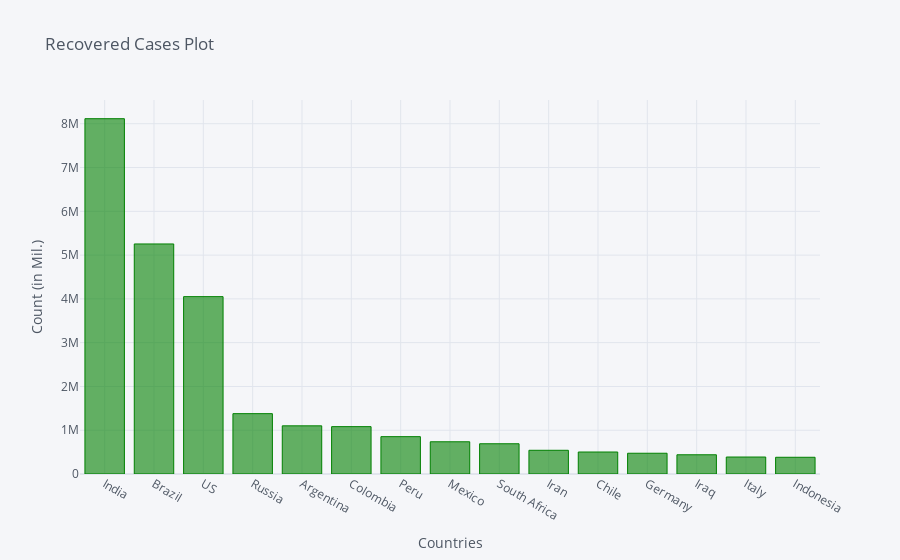

The code cell stored with this chart in its notebook:
### Code cell
recovered_df2_plot.iplot(kind='bar', x='Country/Region', y='11/12/20',color='green',
                         title='Recovered Cases Plot',xTitle='Countries',yTitle='Count (in Mil.)')

### Figure 1 — Plotly figure (JSON) as saved in the notebook; plotly's stock layout.template omitted (floating-point values rounded to 4 significant figures)
{"data": [{"marker": {"color": "rgba(0, 128, 0, 0.6)", "line": {"color": "rgba(0, 128, 0, 1.0)", "width": 1}}, "name": "11/12/20", "orientation": "v", "text": "", "type": "bar", "x": ["India", "Brazil", "US", "Russia", "Argentina", "Colombia", "Peru", "Mexico", "South Africa", "Iran", "Chile", "Germany", "Iraq", "Italy", "Indonesia"], "y": [8115580, 5254457, 4051256, 1378463, 1100180, 1081691, 853208, 736197, 690903, 541566, 502475, 474208, 439228, 387758, 382084]}], "layout": {"legend": {"bgcolor": "#F5F6F9", "font": {"color": "#4D5663"}}, "paper_bgcolor": "#F5F6F9", "plot_bgcolor": "#F5F6F9", "title": {"font": {"color": "#4D5663"}, "text": "Recovered Cases Plot"}, "xaxis": {"gridcolor": "#E1E5ED", "showgrid": true, "tickfont": {"color": "#4D5663"}, "title": {"font": {"color": "#4D5663"}, "text": "Countries"}, "zerolinecolor": "#E1E5ED"}, "yaxis": {"gridcolor": "#E1E5ED", "showgrid": true, "tickfont": {"color": "#4D5663"}, "title": {"font": {"color": "#4D5663"}, "text": "Count (in Mil.)"}, "zerolinecolor": "#E1E5ED"}}}
